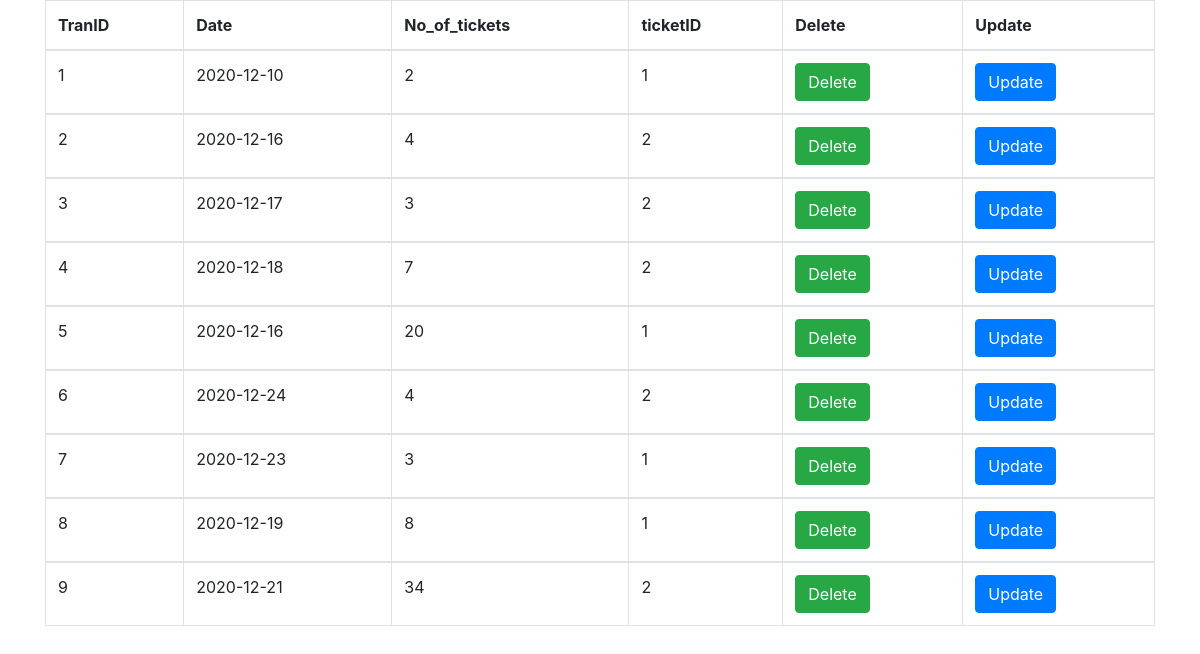
The app's page /ticketSale_display.php with its own data.
### tables this page shows
CREATE TABLE `ticketsale` (
  `TranID` int UNSIGNED NOT NULL,
  `Date` date NOT NULL,
  `No_of_tickets` int UNSIGNED NOT NULL DEFAULT '0',
  `ticketID` int NOT NULL
);

### ticketSale_display.php (the view, shortened to what this page needs)
<!doctype html>
<html lang="en">
<head>
  <link rel="stylesheet" href="https://cdn.jsdelivr.net/npm/bootstrap@4.5.3/dist/css/bootstrap.min.css">
</head>
<body>
  <div class="container">
    <div class="row">
      <div class="col-lg-12">
        <table class="table table-bordered">
          <thead>
            <tr>
              <th scope="col">TranID</th>
              <th scope="col">Date </th>
              <th scope="col">No_of_tickets</th>
              <th scope="col">ticketID</th>
              <th scope="col">Delete</th>
              <th scope="col">Update</th>
            </tr>
          </thead>
          <?php
          include 'open_connection.php';
          $query = "SELECT * FROM ticketSale";
          $result = mysqli_query($conn,$query);
          while($res= mysqli_fetch_array($result)){
           ?>
          <tbody>
            <tr>
              <td><?php echo $res['TranID']?></td>
              <td><?php echo $res['Date']?></td>
              <td><?php echo $res['No_of_tickets']?></td>
              <td><?php echo $res['ticketID']?></td>
              <td><a href="ticketSale_delete.php?id=<?php echo$res['TranID']?>"><input type="button" class="btn btn-success" value="Delete"></a></td>
              <td><a href="ticketSale_update.php?id=<?php echo$res['TranID']?>"><input type="button" class="btn btn-primary" value="Update"></a></td>
            </tr>
          </tbody>
        <?php   } ?>
        </table>
      </div>
    </div>
  </div>
</body>
</html>

### records on screen
ticketsale: TranID "1", Date "2020-12-10", No_of_tickets "2", ticketID "1"
ticketsale: TranID "2", Date "2020-12-16", No_of_tickets "4", ticketID "2"
ticketsale: TranID "3", Date "2020-12-17", No_of_tickets "3", ticketID "2"
ticketsale: TranID "4", Date "2020-12-18", No_of_tickets "7", ticketID "2"
ticketsale: TranID "5", Date "2020-12-16", No_of_tickets "20", ticketID "1"
ticketsale: TranID "6", Date "2020-12-24", No_of_tickets "4", ticketID "2"
ticketsale: TranID "7", Date "2020-12-23", No_of_tickets "3", ticketID "1"
ticketsale: TranID "8", Date "2020-12-19", No_of_tickets "8", ticketID "1"
ticketsale: TranID "9", Date "2020-12-21", No_of_tickets "34", ticketID "2"
